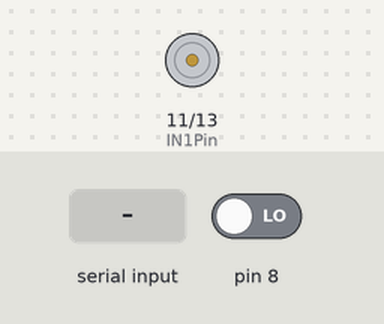
The sketch below on a simulated Arduino Uno, built with avr-gcc and run on an emulated ATmega328P. Parts: motor-driver pin pairs drawn as motors (green arrow = first pin HIGH = forward, orange = second pin HIGH = backward, longer = more drive). The inputs (shaded band) are chosen by the test bench; at power-on: pin 8 LOW. What the sketch prints to the serial monitor is not drawn.

Above: at 1.2 s.
1.3 s: "90,45\n" received over Serial
Timing chart, 0 to 4.3 s (numbered marks = the images above; inputs shaded):
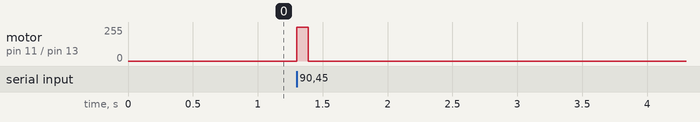

The sketch:

motordrive.ino
```cpp
// 3번과 4번 핀은 모터 제어에 관한 핀
int IN1Pin = 11;
int IN2Pin = 13;
int time = 0;
String input = ""; // 여기에 선언하여 전역으로 사용 가능하도록 함

void setup() {
  Serial.begin(115200);
  pinMode(8, INPUT);

    pinMode(IN1Pin, OUTPUT);
    pinMode(IN2Pin, OUTPUT);
}

void loop() {
  if (Serial.available() > 0 && digitalRead(8) == LOW) {
    input = Serial.readStringUntil('\n');
    input.trim();  // 앞뒤 공백 제거

    // 입력이 숫자인지 확인
    if (input.length() > 0 && isDigit(input.charAt(0))) {
      // 숫자로 변환
      time = input.toInt();
      move(time);
      Serial.print("Received time: ");
      Serial.println(time);
    } else {
      Serial.println("다시!");
    }
  } else {
    // 8번 핀이 0이 아닌 경우, time 변수를 초기화
    time = 0;
  }
}

void move(int time) {
  Serial.println(time);
  digitalWrite(IN1Pin, HIGH);
  digitalWrite(IN2Pin, LOW);
  delay(time);  // 1sec
  digitalWrite(IN1Pin, LOW);
  digitalWrite(IN2Pin, LOW);
}
```

Measured:
- after the input at 1.3 s, motor on pin 11 (IN1Pin) / pin 13 (IN2Pin): stopped → forward 255/255 at once, → stopped 0.09 s later
